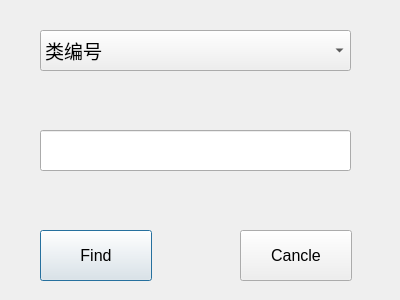
<?xml version="1.0" encoding="UTF-8"?>
<ui version="4.0">
 <class>FindDialog</class>
 <widget class="QDialog" name="FindDialog">
  <property name="geometry">
   <rect>
    <x>0</x>
    <y>0</y>
    <width>400</width>
    <height>300</height>
   </rect>
  </property>
  <property name="font">
   <font>
    <pointsize>14</pointsize>
    <weight>50</weight>
    <bold>false</bold>
   </font>
  </property>
  <property name="windowTitle">
   <string>Dialog</string>
  </property>
  <widget class="QPushButton" name="Findbtn">
   <property name="geometry">
    <rect>
     <x>40</x>
     <y>230</y>
     <width>112</width>
     <height>51</height>
    </rect>
   </property>
   <property name="font">
    <font>
     <pointsize>12</pointsize>
     <weight>50</weight>
     <bold>false</bold>
    </font>
   </property>
   <property name="text">
    <string>Find</string>
   </property>
  </widget>
  <widget class="QPushButton" name="Canclebtn">
   <property name="geometry">
    <rect>
     <x>240</x>
     <y>230</y>
     <width>112</width>
     <height>51</height>
    </rect>
   </property>
   <property name="font">
    <font>
     <pointsize>12</pointsize>
     <weight>50</weight>
     <bold>false</bold>
    </font>
   </property>
   <property name="text">
    <string>Cancle</string>
   </property>
  </widget>
  <widget class="QComboBox" name="comboBox">
   <property name="geometry">
    <rect>
     <x>40</x>
     <y>30</y>
     <width>311</width>
     <height>41</height>
    </rect>
   </property>
   <property name="font">
    <font>
     <pointsize>14</pointsize>
     <weight>50</weight>
     <bold>false</bold>
    </font>
   </property>
   <item>
    <property name="text">
     <string>类编号</string>
    </property>
   </item>
   <item>
    <property name="text">
     <string>类成员编号</string>
    </property>
   </item>
   <item>
    <property name="text">
     <string>类名</string>
    </property>
   </item>
   <item>
    <property name="text">
     <string>类成员名</string>
    </property>
   </item>
  </widget>
  <widget class="QLineEdit" name="lineEdit">
   <property name="geometry">
    <rect>
     <x>40</x>
     <y>130</y>
     <width>311</width>
     <height>41</height>
    </rect>
   </property>
  </widget>
 </widget>
 <resources/>
 <connections/>
</ui>
